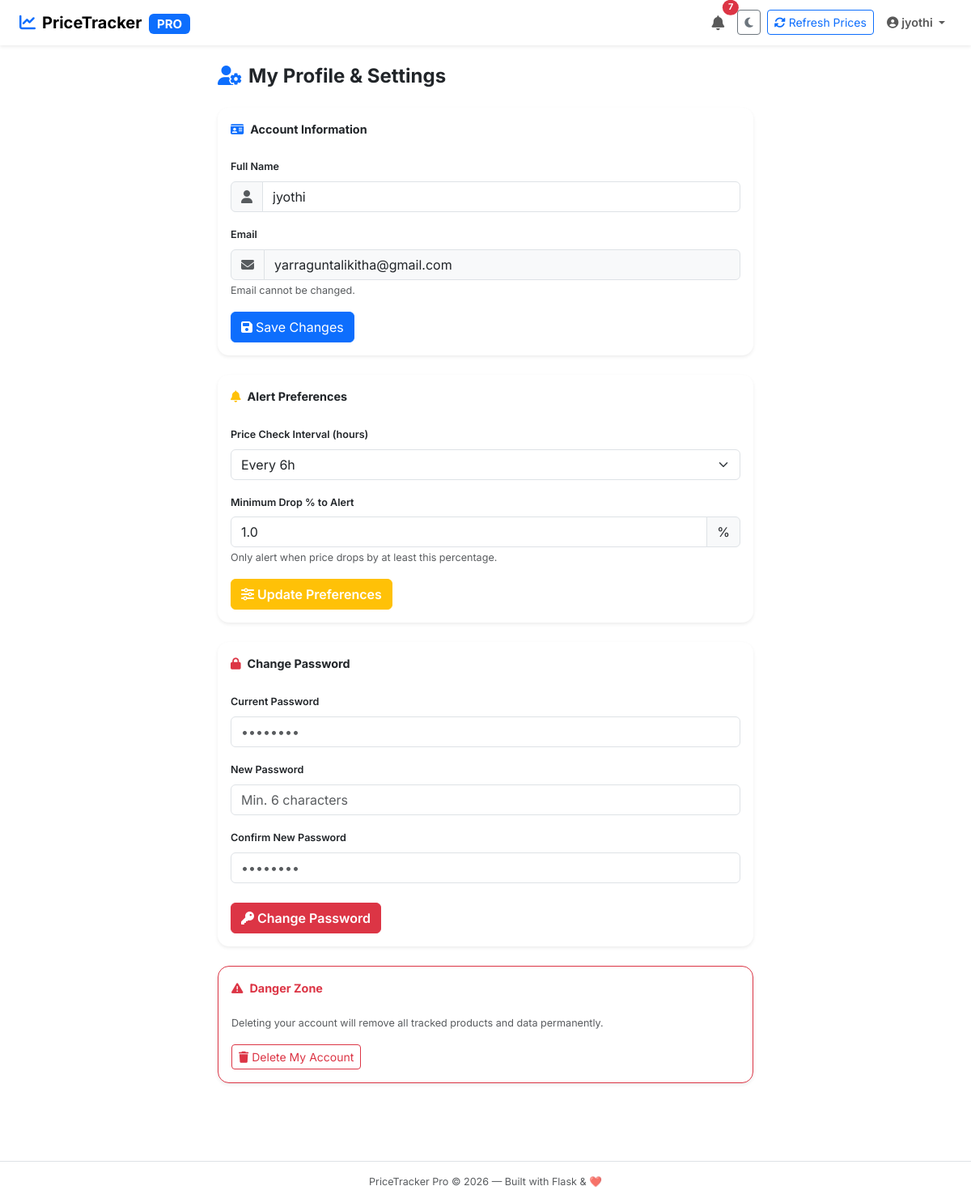
Screenshot of /profile (signed in) with the database file from the repository.
### app/models/models.py (models this page shows, shortened)
class User(UserMixin, db.Model):
    __tablename__ = 'users'
    id = db.Column(db.Integer, primary_key=True, autoincrement=True)
    email = db.Column(db.String(150), unique=True, nullable=False, index=True)
    password_hash = db.Column(db.String(256), nullable=False)
    name = db.Column(db.String(100), nullable=True)
    is_verified = db.Column(db.Boolean, default=False)
    is_admin    = db.Column(db.Boolean, default=False)
    created_at  = db.Column(db.DateTime, default=datetime.utcnow)
    check_interval = db.Column(db.Integer, default=6) # hours
    min_drop_alert_pct = db.Column(db.Float, default=1.0) # minimum percentage to alert
    tracked_products = db.relationship('Product', secondary=user_products, lazy='subquery',
                                       backref=db.backref('tracked_by', lazy=True))
    otps = db.relationship('OTP', backref='user', lazy=True, cascade='all, delete-orphan')

### app/routes/views.py (the view)
@bp.route('/profile')
@login_required
def profile():
    return render_template('profile.html')

### app/templates/profile.html (shortened to what this page needs)
{% extends "base.html" %}
{% block content %}
<div class="row justify-content-center mt-4">
    <div class="col-lg-7">
        <h4 class="fw-bold mb-4"><i class="fa-solid fa-user-gear me-2 text-primary"></i>My Profile & Settings</h4>
        <div class="card border-0 shadow-sm mb-4">
            <div class="card-header border-0 fw-bold bg-transparent pt-3">
                <i class="fa-solid fa-id-card me-2 text-primary"></i>Account Information
            </div>
            <div class="card-body">
                <form method="POST" action="{{ url_for('main.update_profile') }}">
                    <div class="mb-3">
                        <label class="form-label fw-semibold small">Full Name</label>
                        <div class="input-group">
                            <span class="input-group-text"><i class="fa-solid fa-user text-muted"></i></span>
                            <input type="text" class="form-control" name="name" value="{{ current_user.name or '' }}"
                                placeholder="Your name">
                        </div>
                    </div>
                    <div class="mb-3">
                        <label class="form-label fw-semibold small">Email</label>
                        <div class="input-group">
                            <span class="input-group-text"><i class="fa-solid fa-envelope text-muted"></i></span>
                            <input type="email" class="form-control bg-light" value="{{ current_user.email }}" disabled>
                        </div>
                        <div class="form-text">Email cannot be changed.</div>
                    </div>
                    <button class="btn btn-primary" type="submit"><i class="fa-solid fa-floppy-disk me-1"></i>Save
                        Changes</button>
                </form>
            </div>
        </div>
        <div class="card border-0 shadow-sm mb-4">
            <div class="card-header border-0 fw-bold bg-transparent pt-3">
                <i class="fa-solid fa-bell me-2 text-warning"></i>Alert Preferences
            </div>
            <div class="card-body">
                <form method="POST" action="{{ url_for('main.update_profile') }}">
                    <div class="mb-3">
                        <label class="form-label fw-semibold small">Price Check Interval (hours)</label>
                        <select class="form-select" name="check_interval">
                            {% for h in [1, 2, 4, 6, 12, 24] %}
                            <option value="{{ h }}" {% if current_user.check_interval==h %}selected{% endif %}>Every {{
                                h }}h</option>
                            {% endfor %}
                        </select>
                    </div>
                    <div class="mb-3">
                        <label class="form-label fw-semibold small">Minimum Drop % to Alert</label>
                        <div class="input-group">
                            <input type="number" class="form-control" name="min_drop_pct"
                                value="{{ current_user.min_drop_alert_pct or 1.0 }}" min="0.5" max="50" step="0.5">
                            <span class="input-group-text">%</span>
                        </div>
                        <div class="form-text">Only alert when price drops by at least this percentage.</div>
                    </div>
                    <button class="btn btn-warning text-white fw-semibold" type="submit">
                        <i class="fa-solid fa-sliders me-1"></i>Update Preferences
                    </button>
                </form>
            </div>
        </div>
        <div class="card border-0 shadow-sm mb-4">
            <div class="card-header border-0 fw-bold bg-transparent pt-3">
                <i class="fa-solid fa-lock me-2 text-danger"></i>Change Password
            </div>
            <div class="card-body">
                <form method="POST" action="{{ url_for('main.update_profile') }}">
                    <div class="mb-3">
                        <label class="form-label fw-semibold small">Current Password</label>
                        <input type="password" class="form-control" name="current_password" required
                            placeholder="••••••••">
                    </div>
                    <div class="mb-3">
                        <label class="form-label fw-semibold small">New Password</label>
                        <input type="password" class="form-control" name="new_password" required
                            placeholder="Min. 6 characters" minlength="6">
                    </div>
                    <div class="mb-4">
                        <label class="form-label fw-semibold small">Confirm New Password</label>
                        <input type="password" class="form-control" name="confirm_password" required
                            placeholder="••••••••">
                    </div>
                    <button class="btn btn-danger fw-semibold" type="submit">
                        <i class="fa-solid fa-key me-1"></i>Change Password
                    </button>
                </form>
            </div>
        </div>
        <div class="card border-0 shadow-sm border-danger mb-5" style="border: 1px solid #dc3545 !important;">
            <div class="card-header border-0 fw-bold bg-transparent pt-3 text-danger">
                <i class="fa-solid fa-triangle-exclamation me-2"></i>Danger Zone
            </div>
            <div class="card-body">
                <p class="text-muted small mb-3">Deleting your account will remove all tracked products and data
                    permanently.</p>
                <form method="POST" action="{{ url_for('main.delete_account') }}"
                    onsubmit="return confirm('Are you sure? This cannot be undone!')">
                    <button class="btn btn-outline-danger btn-sm">
                        <i class="fa-solid fa-trash me-1"></i>Delete My Account
                    </button>
                </form>
            </div>
        </div>
    </div>
</div>
{% endblock %}

### app/templates/base.html (shortened to what this page needs)
<!DOCTYPE html>
<html lang="en" data-bs-theme="light" id="htmlRoot">
<head>
    <link href="https://cdn.jsdelivr.net/npm/bootstrap@5.3.2/dist/css/bootstrap.min.css" rel="stylesheet">
    <link rel="stylesheet" href="https://cdnjs.cloudflare.com/ajax/libs/font-awesome/6.5.0/css/all.min.css">
    <link rel="stylesheet" href="{{ url_for('static', filename='style.css') }}">
</head>
<body>
    <nav class="navbar navbar-expand-lg shadow-sm sticky-top" id="mainNav">
        <div class="container-fluid px-4">
            <a class="navbar-brand fw-bold fs-5" href="{{ url_for('main.index') }}">
                <i class="fa-solid fa-chart-line text-primary me-2"></i>PriceTracker <span
                    class="badge bg-primary ms-1 fs-8">PRO</span>
            </a>
            <div class="collapse navbar-collapse" id="navbarContent">
                <ul class="navbar-nav ms-auto align-items-center gap-2">
                    {% if current_user.is_authenticated %}
                    <li class="nav-item dropdown">
                        <a class="nav-link position-relative" href="#" data-bs-toggle="dropdown" id="bellBtn">
                            {% if unread_count > 0 %}
                            <span
                                class="badge bg-danger position-absolute top-0 start-100 translate-middle rounded-pill"
                                id="notifBadge">{{ unread_count }}</span>
                            {% endif %}
                        </a>
                    </li>
                    <li class="nav-item">
                        <button class="btn btn-sm btn-outline-secondary" onclick="toggleDark()" title="Toggle dark mode"
                            id="darkBtn">
                            <i class="fa-solid fa-moon"></i>
                        </button>
                    </li>
                    <li class="nav-item">
                        <form action="{{ url_for('main.force_check') }}" method="POST" class="d-inline">
                            <button type="submit" class="btn btn-sm btn-outline-primary">
                                <i class="fa-solid fa-rotate me-1"></i>Refresh Prices
                            </button>
                        </form>
                    </li>
                    <li class="nav-item dropdown">
                        <a class="nav-link dropdown-toggle fw-semibold" href="#" data-bs-toggle="dropdown">
                            <i class="fa-solid fa-user-circle me-1"></i>{{ current_user.name or
                            current_user.email.split('@')[0] }}
                        </a>
                    </li>
                    {% else %}
                    <li class="nav-item"><a class="btn btn-outline-primary btn-sm"
                            href="{{ url_for('auth.login') }}">Login</a></li>
                    <li class="nav-item"><a class="btn btn-primary btn-sm fw-bold"
                            href="{{ url_for('auth.signup') }}">Sign Up Free</a></li>
                    {% endif %}
                </ul>
            </div>
        </div>
    </nav>
    <div class="container-fluid px-4">
        {% block content %}{% endblock %}
    </div>
    <footer class="text-center text-muted py-3 mt-5 border-top small">
        PriceTracker Pro &copy; 2026 &mdash; Built with Flask &amp; ❤️
    </footer>
</body>
</html>

### app/static/style.css (style rules this page uses)
body { font-family: 'Inter', -apple-system, sans-serif; font-size: 0.9rem; }
[data-bs-theme="light"] #mainNav { background: #fff; }
.card { border-radius: 14px; }

### rows the page displays
User: name "jyothi", email "yarraguntalikitha@gmail.com", check_interval "Every 6h", min_drop_pct "1.0"

### other values shown
{{ unread_count }} "7"
